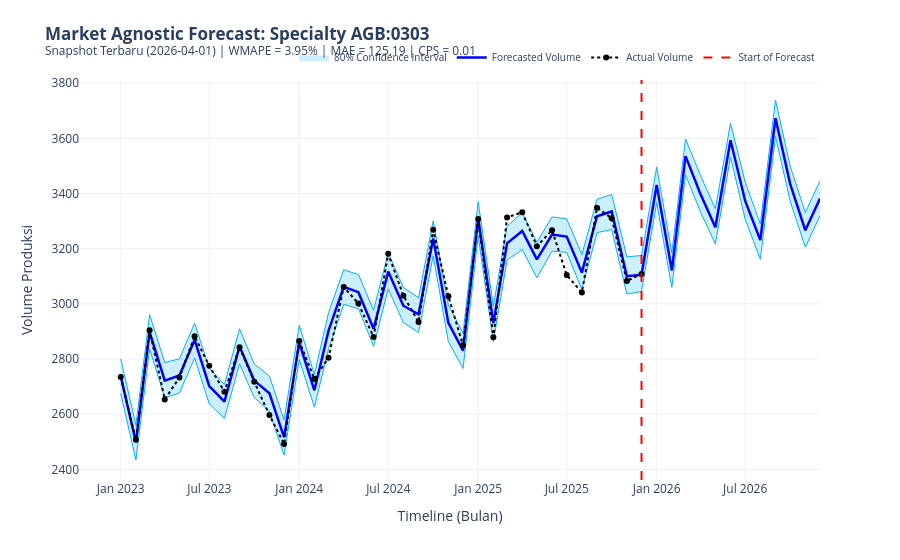
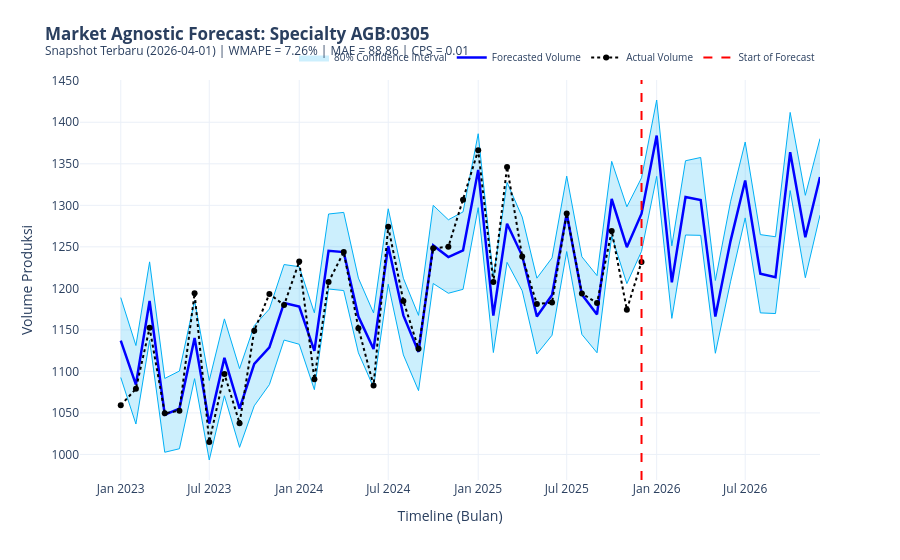

The cell these charts' notebook holds for them, in order:
### Markdown cell above
# Visualisasi Interaktif (Plotly)

### Code cell
def plot_interactive_forecast(hasil_dict: dict, specialty_name: str, snapshot_date: str):
    """
    Membuat visualisasi grafik time series interaktif untuk observasi aktual vs prediksi Prophet.

    Parameters:
        hasil_dict (dict): Dictionary hasil prediksi fungsi utama.
        specialty_name (str): Nama atau kode spesialisasi.
        snapshot_date (str): Tanggal eksekusi snapshot (monitor_month).

    Returns:
        go.Figure: Objek figure dari Plotly siap untuk dirender.
    """
    df_agg = hasil_dict['df_agg']
    forecast = hasil_dict['forecast']
    metrics = hasil_dict['metrics']
    cps = hasil_dict.get('changepoint_scale', '-')
    
    fig = go.Figure()
    
    # Trace Confidence Interval
    fig.add_trace(go.Scatter(
        x=forecast['ds'].tolist() + forecast['ds'].tolist()[::-1],
        y=forecast['yhat_upper'].tolist() + forecast['yhat_lower'].tolist()[::-1],
        fill='toself', fillcolor='rgba(0, 176, 246, 0.2)',
        line=dict(color='rgba(255,255,255,0)'), hoverinfo="skip",
        showlegend=True, name='80% Confidence Interval'
    ))
    
    # Trace Batas Atas
    fig.add_trace(go.Scatter(
        x=forecast['ds'], y=forecast['yhat_upper'], mode='lines',
        line=dict(color='rgba(0, 176, 246, 1)', width=1),
        showlegend=False, name='Batas Atas', hovertemplate='%{y}<extra></extra>'
    ))
    
    # Trace Garis Prediksi Utama (Forecast)
    fig.add_trace(go.Scatter(
        x=forecast['ds'], y=forecast['yhat'], mode='lines',
        line=dict(color='blue', width=2.5),
        name='Forecasted Volume', hovertemplate='%{y}<extra></extra>'
    ))
    
    # Trace Batas Bawah
    fig.add_trace(go.Scatter(
        x=forecast['ds'], y=forecast['yhat_lower'], mode='lines',
        line=dict(color='rgba(0, 176, 246, 1)', width=1),
        showlegend=False, name='Batas Bawah', hovertemplate='%{y}<extra></extra>'
    ))
    
    # Trace Nilai Aktual
    fig.add_trace(go.Scatter(
        x=df_agg['ds'], y=df_agg['y'], mode='markers+lines',
        line=dict(color='black', dash='dot', width=2),
        marker=dict(color='black', size=6, symbol='circle'),
        name='Actual Volume', hovertemplate='%{y}<extra></extra>'
    ))
    
    # Garis Pembatas Vertikal (Titik potong actual ke forecast)
    last_actual_date = df_agg['ds'].max()
    fig.add_vline(x=last_actual_date, line_width=2, line_dash="dash", line_color="red")
    fig.add_trace(go.Scatter(
        x=[None], y=[None], mode='lines',
        line=dict(color='red', dash='dash', width=2), name='Start of Forecast'
    ))
    
    wmape_text = f"{metrics['WMAPE']:.2f}%" if metrics['WMAPE'] is not None else "N/A"
    mae_text = f"{metrics['MAE']:.2f}" if metrics['MAE'] is not None else "N/A"
    
    fig.update_layout(
        title=(
            f'<b>Market Agnostic Forecast: Specialty {specialty_name}</b>'
            f'<br><sup>Snapshot Terbaru ({snapshot_date}) | '
            f'WMAPE = {wmape_text} | MAE = {mae_text} | CPS = {cps}</sup>'
        ),
        xaxis_title='Timeline (Bulan)', yaxis_title='Volume Produksi',
        template='plotly_white', hovermode='x unified',
        legend=dict(orientation="h", yanchor="bottom", y=1.02, xanchor="right", x=1, font=dict(size=10), itemwidth=30),
        margin=dict(t=80)
    )
    return fig

# Tampilkan Visualisasi hanya untuk data terbaru
print("Menghasilkan visualisasi interaktif final (Hanya Snapshot Terbaru)...\n")
for spec, mon_dict in forecasts_dict.items():
    if mon_dict:
        latest_mon = sorted(list(mon_dict.keys()))[-1]
        hasil_terbaru = mon_dict[latest_mon]
        if (not hasil_terbaru.get('skipped')) and hasil_terbaru['forecast'] is not None:
            fig = plot_interactive_forecast(hasil_terbaru, spec, latest_mon)
            fig.show()
